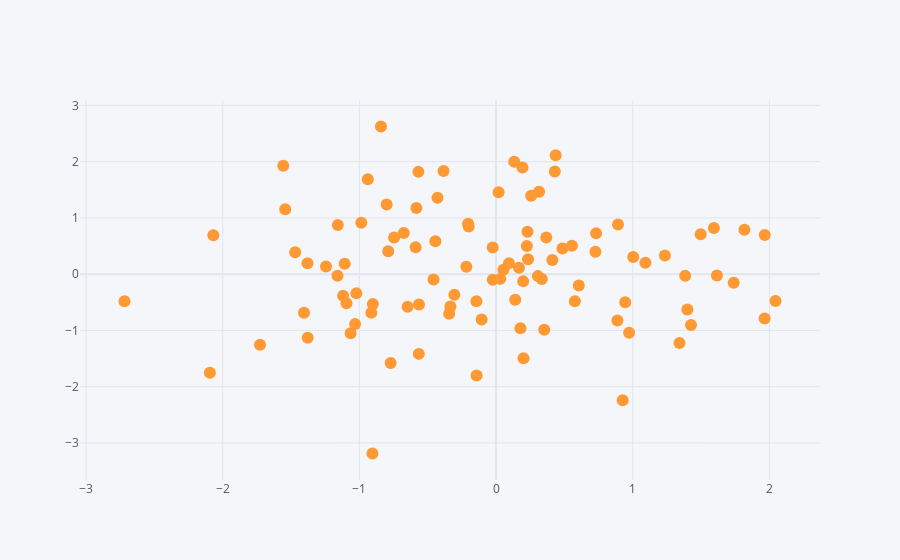

Notebook code cell kept with this figure:
### Code cell
df.iplot(x = 'A', y = 'B', mode = 'markers')
